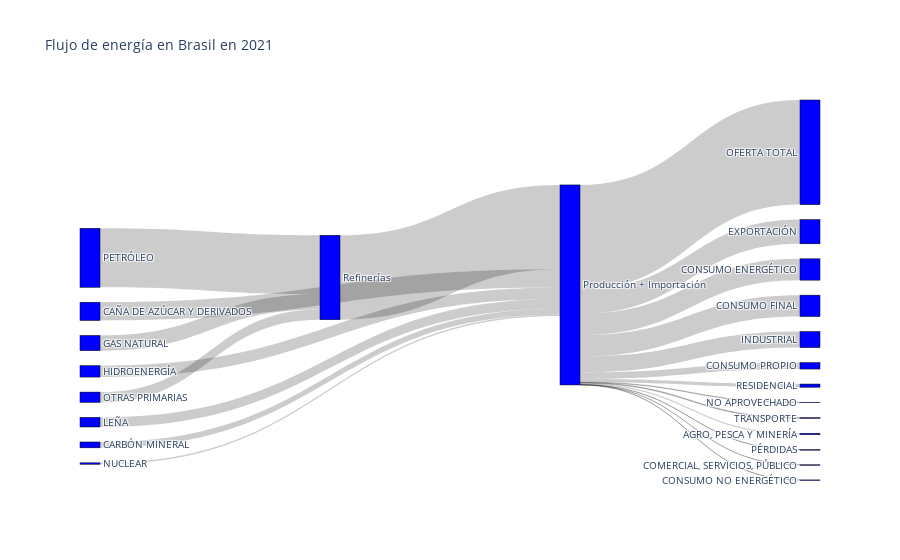

Notebook source saved alongside this figure:
### Code cell
import plotly.graph_objects as go
import numpy as np

# Fuentes de energía (columnas "O.T. ...")
fuentes = ["PETRÓLEO", "GAS NATURAL", 
           "CARBÓN MINERAL", "HIDROENERGÍA", "NUCLEAR",
           "OTRAS PRIMARIAS", "LEÑA", "CAÑA DE AZÚCAR Y DERIVADOS"]

# Sectores de consumo (valores únicos en la columna "Consumo Final")
sectores = df_matriz["Consumo Final"].unique()

# Crear listas para guardar los datos del diagrama de Sankey
labels = list(fuentes) + ['Refinerías', 'Producción + Importación'] + list(sectores)  
source = []  # índices de las fuentes
target = []  # índices de los destinos
value = []  # valores de los flujos

# Fuentes que pasan por 'Refinerías'
refinerias = ["PETRÓLEO", "GAS NATURAL", "OTRAS PRIMARIAS"]

# Llenar las listas source, target y value para los nodos de las fuentes a 'Refinerías' o 'Producción + Importación'
for i, fuente in enumerate(fuentes):
    valor = df_matriz.loc[(df_matriz["Consumo Final"] == "PRODUCCIÓN") | (df_matriz["Consumo Final"] == "IMPORTACIÓN"), fuente].sum()
    if not np.isnan(valor):  # ignorar los valores NaN
        source.append(i)
        if fuente in refinerias:
            target.append(len(fuentes))  # el índice del nodo de 'Refinerías' es después de los índices de las fuentes
        else:
            target.append(len(fuentes) + 1)  # el índice del nodo de 'Producción + Importación' es después de los índices de las fuentes y 'Refinerías'
        value.append(valor)

# Llenar las listas source, target y value para los nodos de 'Refinerías' a 'Producción + Importación'
valor = sum([value[source.index(i)] for i, x in enumerate(source) if labels[x] in refinerias])
source.append(len(fuentes))
target.append(len(fuentes) + 1)
value.append(valor)

# Llenar las listas source, target y value para los nodos de 'Producción + Importación' a los sectores
for j, sector in enumerate(sectores):
    if sector not in ['PRODUCCIÓN', 'IMPORTACIÓN']:  # ignorar las filas de 'Producción' e 'Importación'
        valor = df_matriz.loc[df_matriz["Consumo Final"] == sector, fuentes].sum().sum()  # sumar todos los valores para este sector
        if not np.isnan(valor):  # ignorar los valores NaN
            source.append(len(fuentes) + 1)  # el índice del nodo de 'Producción + Importación' es después de los índices de las fuentes y 'Refinerías'
            target.append(len(fuentes) + j + 2)  # los índices de los destinos empiezan después del índice de 'Producción + Importación'
            value.append(valor)

# Crear el diagrama de Sankey
fig = go.Figure(data=[go.Sankey(
    node = dict(
        pad = 15,
        thickness = 20,
        line = dict(color = "black", width = 0.5),
        label = labels,
        color = "blue"
    ),
    link = dict(
        source = source,
        target = target,
        value = value
    )
)])

fig.update_layout(title_text="Flujo de energía en Brasil en 2021", font_size=10)
fig.show()

### Figure 1 — Plotly figure (JSON) as saved in the notebook; plotly's stock layout.template omitted (floating-point values rounded to 4 significant figures)
{"data": [{"link": {"source": [0, 1, 2, 3, 4, 5, 6, 7, 8, 9, 9, 9, 9, 9, 9, 9, 9, 9, 9, 9, 9, 9, 9, 9, 9, 9, 9, 9, 9, 9, 9, 9, 9, 9, 9], "target": [8, 8, 9, 9, 9, 8, 9, 9, 9, 10, 13, 14, 15, 16, 17, 18, 19, 20, 21, 22, 23, 24, 25, 26, 27, 28, 29, 30, 31, 32, 33, 34, 35, 36, 37], "value": [160100.0, 41170.0, 15850.0, 31130.0, 3836.0, 28040.0, 26020.0, 49470.0, 229300.0, 0, 65720.0, -4539.0, 1218.0, 284100.0, -92550.0, -58190.0, -17700.0, -2584.0, -7346.0, -7850.0, -15540.0, -6324.0, -208100.0, 17590.0, 259.4, -0.1857, 1903.0, 43490.0, 8594.0, 395.7, 3557.0, 0, 57940.0, 215.9, 58160.0]}, "node": {"color": "blue", "label": ["PETRÓLEO", "GAS NATURAL", "CARBÓN MINERAL", "HIDROENERGÍA", "NUCLEAR", "OTRAS PRIMARIAS", "LEÑA", "CAÑA DE AZÚCAR Y DERIVADOS", "Refinerías", "Producción + Importación", null, "PRODUCCIÓN", "IMPORTACIÓN", "EXPORTACIÓN", "VARIACIÓN DE INVENTARIOS", "NO APROVECHADO", "OFERTA TOTAL", "REFINERÍAS", "CENTRALES ELÉCTRICAS", "AUTOPRODUCTORES", "CENTROS DE GAS", "CARBONERA", "COQUERÍA Y ALTOS HORNOS", "DESTILERÍA", "OTROS CENTROS ", "TOTAL TRANSFORMACIÓN", "CONSUMO PROPIO", "PÉRDIDAS", "AJUSTE", "TRANSPORTE", "INDUSTRIAL", "RESIDENCIAL", "COMERCIAL, SERVICIOS, PÚBLICO", "AGRO, PESCA Y MINERÍA", "CONSTRUCCIÓN Y OTROS", "CONSUMO ENERGÉTICO", "CONSUMO NO ENERGÉTICO", "CONSUMO FINAL"], "line": {"color": "black", "width": 0.5}, "pad": 15, "thickness": 20}, "type": "sankey"}], "layout": {"font": {"size": 10}, "title": {"text": "Flujo de energía en Brasil en 2021"}}}
